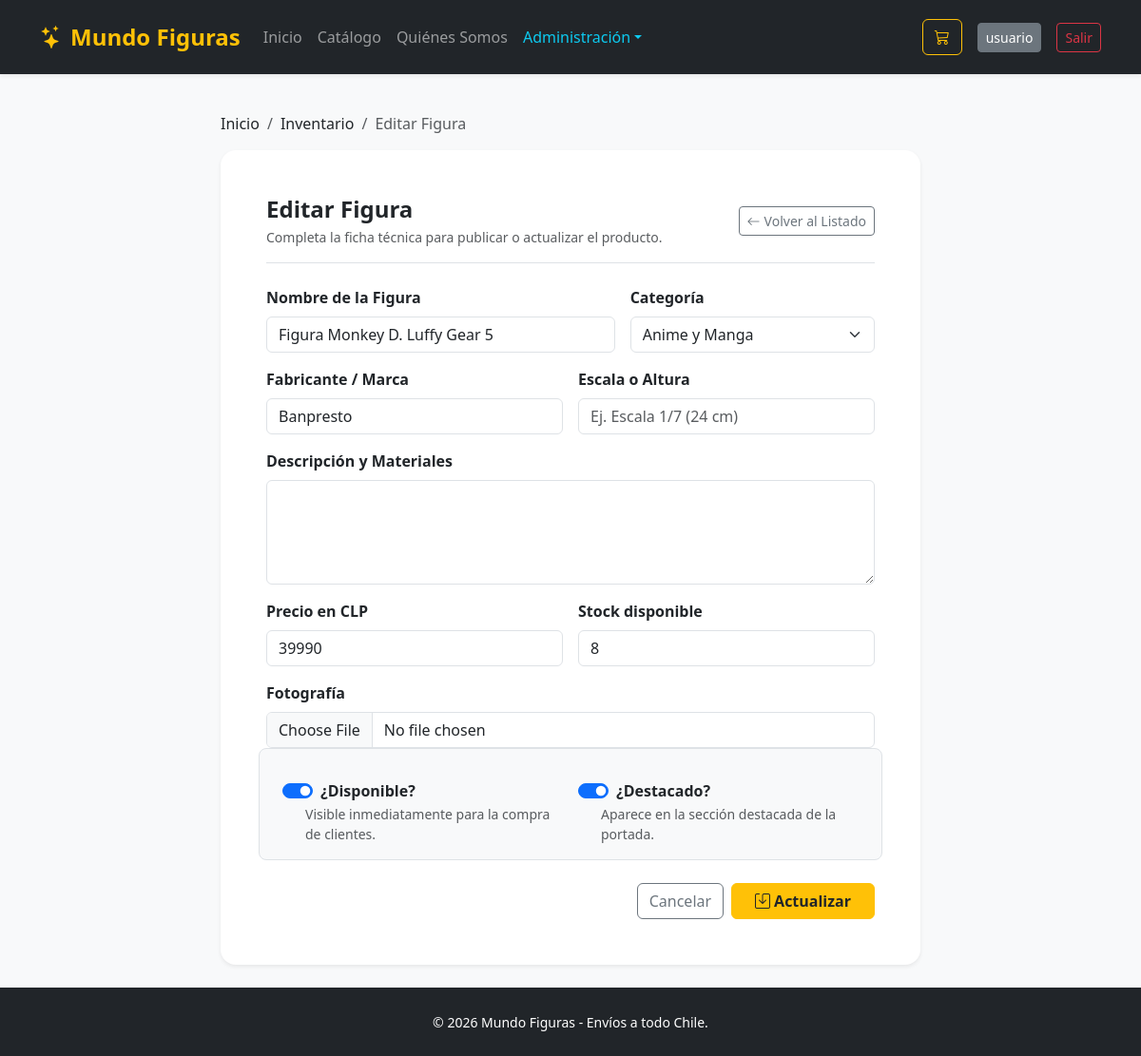
The app's page /catalogo/gestion/editar/2/ (signed in) with its own data.
### apps/catalogo/models.py (models this page shows, shortened)
class Figura(models.Model):
    nombre = models.CharField(max_length=200, verbose_name="Nombre de la Figura")
    slug = models.SlugField(max_length=220, unique=True, blank=True)
    categoria = models.ForeignKey(Categoria, on_delete=models.PROTECT, related_name="figuras", verbose_name="Categoría")
    fabricante = models.CharField(max_length=100, verbose_name="Fabricante / Marca")
    escala = models.CharField(max_length=50, blank=True, verbose_name="Escala o Altura")
    descripcion = models.TextField(verbose_name="Descripción y Materiales")
    precio = models.DecimalField(max_digits=10, decimal_places=0, validators=[MinValueValidator(0)], verbose_name="Precio en CLP")
    stock = models.PositiveIntegerField(default=0, verbose_name="Stock disponible")
    imagen = models.ImageField(upload_to="figuras/", blank=True, null=True, verbose_name="Fotografía")
    destacado = models.BooleanField(default=False, verbose_name="¿Destacado?")
    activo = models.BooleanField(default=True, verbose_name="¿Disponible?")
    fecha_creacion = models.DateTimeField(auto_now_add=True)
    fecha_actualizacion = models.DateTimeField(auto_now=True)
    class Meta:
        verbose_name_plural = "Figuras Coleccionables"
        ordering = ['-fecha_creacion']

### apps/catalogo/views.py (the view)
# urls.py: path('gestion/editar/<int:id>/', views.figura_editar, name='editar'),
@login_required
@user_passes_test(es_administrador, login_url='catalogo:lista')
def figura_editar(request, id):
    figura = get_object_or_404(Figura, id=id)
    if request.method == 'POST':
        form = FiguraForm(request.POST, request.FILES, instance=figura)
        if form.is_valid():
            form.save()
            messages.success(request, f"Figura '{figura.nombre}' actualizada.")
            return redirect('catalogo:gestion')
    else:
        form = FiguraForm(instance=figura)
    return render(request, 'catalogo/figura_form.html', {'form': form, 'figura': figura, 'titulo_accion': 'Editar Figura', 'boton_texto': 'Actualizar'})

### apps/catalogo/forms.py (shortened to what this page needs)
class FiguraForm(forms.ModelForm):
    class Meta:
        model = Figura
        fields = [
            'nombre', 'categoria', 'fabricante', 'escala',
            'descripcion', 'precio', 'stock', 'imagen', 'destacado', 'activo'
        ]
        widgets = {
            'nombre': forms.TextInput(attrs={'class': 'form-control', 'placeholder': 'Ej. Figura Son Goku 18cm'}),
            'categoria': forms.Select(attrs={'class': 'form-select'}),
            'fabricante': forms.TextInput(attrs={'class': 'form-control', 'placeholder': 'Ej. Bandai Spirits'}),
            'escala': forms.TextInput(attrs={'class': 'form-control', 'placeholder': 'Ej. Escala 1/7 (24 cm)'}),
            'descripcion': forms.Textarea(attrs={'class': 'form-control', 'rows': 4}),
            'precio': forms.NumberInput(attrs={'class': 'form-control', 'min': 0}),
            'stock': forms.NumberInput(attrs={'class': 'form-control', 'min': 0}),
            'imagen': forms.ClearableFileInput(attrs={'class': 'form-control'}),
            'destacado': forms.CheckboxInput(attrs={'class': 'form-check-input'}),
            'activo': forms.CheckboxInput(attrs={'class': 'form-check-input'}),
        }

### apps/catalogo/models.py (called while the page is built)
    def __str__(self):
        return self.nombre

### apps/catalogo/views.py (called while the page is built)
def es_administrador(user):
    return user.is_authenticated and (user.is_staff or user.is_superuser)

### apps/pedidos/context_processors.py (called while the page is built)
def carrito_context(request):
    carrito = request.session.get('carrito', {})
    total_items = sum(item.get('cantidad', 0) for item in carrito.values())
    return{
        'carrito_total_items': total_items
    }

### apps/catalogo/templates/catalogo/figura_form.html (shortened to what this page needs)
{% extends 'base.html' %}
{% block content %}
<div class="row justify-content-center">
    <div class="col-lg-8">
        <nav aria-label="breadcrumb" class="mb-3">
            <ol class="breadcrumb small">
                <li class="breadcrumb-item"><a href="{% url 'core:inicio' %}" class="text-decoration-none text-dark">Inicio</a></li>
                <li class="breadcrumb-item"><a href="{% url 'catalogo:gestion' %}" class="text-decoration-none text-dark">Inventario</a></li>
                <li class="breadcrumb-item active">{{ titulo_accion }}</li>
            </ol>
        </nav>
        <div class="card shadow-sm border-0 rounded-4 p-4 p-md-5 bg-white">
            <div class="d-flex justify-content-between align-items-center mb-4 border-bottom pb-3">
                <div>
                    <h2 class="h4 fw-bold mb-1">{{ titulo_accion }}</h2>
                    <p class="text-muted small mb-0">Completa la ficha técnica para publicar o actualizar el producto.</p>
                </div>
                <a href="{% url 'catalogo:gestion' %}" class="btn btn-outline-secondary btn-sm">
                    <i class="bi bi-arrow-left me-1"></i>Volver al Listado
                </a>
            </div>
            <form method="post" enctype="multipart/form-data" novalidate>
                <div class="row g-3 mb-3">
                    <div class="col-md-7">
                        <label for="{{ form.nombre.id_for_label }}" class="form-label fw-semibold">{{ form.nombre.label }}</label>
                        {{ form.nombre }}
                    </div>
                    <div class="col-md-5">
                        <label for="{{ form.categoria.id_for_label }}" class="form-label fw-semibold">{{ form.categoria.label }}</label>
                        {{ form.categoria }}
                    </div>
                </div>
                <div class="row g-3 mb-3">
                    <div class="col-md-6">
                        <label for="{{ form.fabricante.id_for_label }}" class="form-label fw-semibold">{{ form.fabricante.label }}</label>
                        {{ form.fabricante }}
                    </div>
                    <div class="col-md-6">
                        <label for="{{ form.escala.id_for_label }}" class="form-label fw-semibold">{{ form.escala.label }}</label>
                        {{ form.escala }}
                    </div>
                </div>
                <div class="mb-3">
                    <label for="{{ form.descripcion.id_for_label }}" class="form-label fw-semibold">{{ form.descripcion.label }}</label>
                    {{ form.descripcion }}
                </div>
                <div class="row g-3 mb-3">
                    <div class="col-md-6">
                        <label for="{{ form.precio.id_for_label }}" class="form-label fw-semibold">{{ form.precio.label }}</label>
                        {{ form.precio }}
                    </div>
                    <div class="col-md-6">
                        <label for="{{ form.stock.id_for_label }}" class="form-label fw-semibold">{{ form.stock.label }}</label>
                        {{ form.stock }}
                    </div>
                </div>
                <div class="mb-3">
                    <label for="{{ form.imagen.id_for_label }}" class="form-label fw-semibold">{{ form.imagen.label }}</label>
                    {{ form.imagen }}
                </div>
                <div class="row g-3 mb-4 p-3 bg-light rounded-3 border">
                    <div class="col-sm-6">
                        <div class="form-check form-switch">
                            {{ form.activo }}
                            <label class="form-check-label fw-semibold" for="{{ form.activo.id_for_label }}">
                                {{ form.activo.label }}
                            </label>
                        </div>
                        <small class="text-muted d-block ps-4">Visible inmediatamente para la compra de clientes.</small>
                    </div>
                    <div class="col-sm-6">
                        <div class="form-check form-switch">
                            {{ form.destacado }}
                            <label class="form-check-label fw-semibold" for="{{ form.destacado.id_for_label }}">
                                {{ form.destacado.label }}
                            </label>
                        </div>
                        <small class="text-muted d-block ps-4">Aparece en la sección destacada de la portada.</small>
                    </div>
                </div>
                <div class="d-flex justify-content-end gap-2">
                    <a href="{% url 'catalogo:gestion' %}" class="btn btn-outline-secondary">Cancelar</a>
                    <button type="submit" class="btn btn-warning fw-bold text-dark px-4">
                        <i class="bi bi-save me-1"></i>{{ boton_texto }}
                    </button>
                </div>
            </form>
        </div>
    </div>
</div>
{% endblock %}

### templates/base.html (shortened to what this page needs)
<!DOCTYPE html>
<html lang="es">
<head>
    <link href="https://cdn.jsdelivr.net/npm/bootstrap@5.3.3/dist/css/bootstrap.min.css" rel="stylesheet">
    <link rel="stylesheet" href="https://cdn.jsdelivr.net/npm/bootstrap-icons@1.11.3/font/bootstrap-icons.min.css">
</head>
<body class="bg-light d-flex flex-column min-vh-100">
    <nav class="navbar navbar-expand-lg navbar-dark bg-dark sticky-top shadow-sm py-3">
        <div class="container">
            <a class="navbar-brand fw-bold text-warning fs-4" href="{% url 'core:inicio' %}">
                <i class="bi bi-stars me-2"></i>Mundo Figuras
            </a>
            <div class="collapse navbar-collapse" id="menu">
                <ul class="navbar-nav me-auto">
                    <li class="nav-item"><a class="nav-link" href="{% url 'core:inicio' %}">Inicio</a></li>
                    <li class="nav-item"><a class="nav-link" href="{% url 'catalogo:lista' %}">Catálogo</a></li>
                    <li class="nav-item"><a class="nav-link" href="{% url 'core:nosotros' %}">Quiénes Somos</a></li>
                    {% if user.is_staff %}
                    <li class="nav-item dropdown">
                        <a class="nav-link dropdown-toggle text-info" href="#" data-bs-toggle="dropdown">Administración</a>
                    </li>
                    {% endif %}
                </ul>
                <div class="d-flex align-items-center gap-3">
                    <a href="{% url 'pedidos:ver' %}" class="btn btn-outline-warning position-relative">
                        <i class="bi bi-cart3"></i>
                    </a>
                    {% if user.is_authenticated %}
                        <a href="{% url 'usuarios:perfil' %}" class="btn btn-secondary btn-sm">{{ user.username }}</a>
                        <a href="{% url 'usuarios:logout' %}" class="btn btn-outline-danger btn-sm">Salir</a>
                    {% else %}
                        <a href="{% url 'usuarios:login' %}" class="btn btn-outline-light btn-sm">Ingresar</a>
                        <a href="{% url 'usuarios:registro' %}" class="btn btn-warning btn-sm fw-semibold">Registrarse</a>
                    {% endif %}
                </div>
            </div>
        </div>
    </nav>
    <main class="container my-4 flex-grow-1">
        {% block content %}{% endblock %}
    </main>
    <footer class="bg-dark text-white py-4 mt-auto">
        <div class="container text-center">
            <small>&copy; 2026 Mundo Figuras - Envíos a todo Chile.</small>
        </div>
    </footer>
</body>
</html>

### records on screen
Figura: nombre "Figura Monkey D. Luffy Gear 5", categoria "Anime y Manga", fabricante "Banpresto", precio "39990", stock "8", activo "☑", destacado "☑"

### other values on screen
{{ user.username }} "usuario"
{{ titulo_accion }} "Editar Figura"
{{ boton_texto }} "Actualizar"
